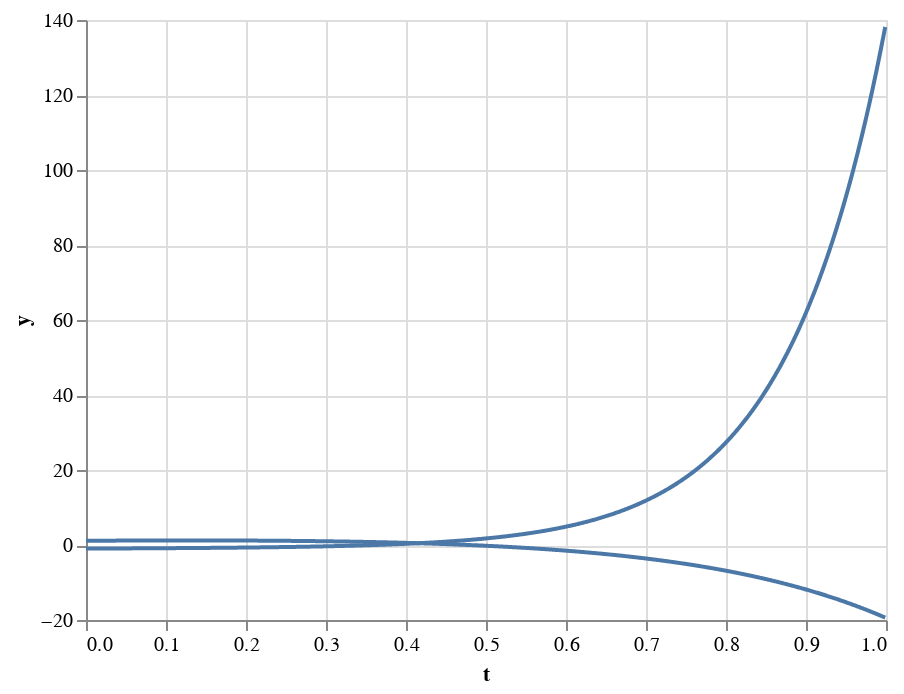

Notebook cell for this chart:
### Code cell
plot_curve(t, params_true) + plot_curve(t, params_hat)

### Figure 1 — Vega-Lite specification as saved in the notebook (floating-point values rounded to 4 significant figures; data arrays with more than 128 entries replaced by an {"elided": "..."} marker saying what was removed)
{"config": {"view": {"continuousWidth": 400, "continuousHeight": 300}}, "layer": [{"data": {"name": "data-03910a1c101fda8beacd5b306cca7a82"}, "mark": "line", "encoding": {"x": {"type": "quantitative", "field": "t"}, "y": {"type": "quantitative", "field": "y"}}}, {"data": {"name": "data-77e164ba7b26ca866e6b304689da9a68"}, "mark": "line", "encoding": {"x": {"type": "quantitative", "field": "t"}, "y": {"type": "quantitative", "field": "y"}}}], "$schema": "https://vega.github.io/schema/vega-lite/v4.8.1.json", "datasets": {"data-03910a1c101fda8beacd5b306cca7a82": {"elided": "1000 records"}, "data-77e164ba7b26ca866e6b304689da9a68": {"elided": "1000 records"}}}
